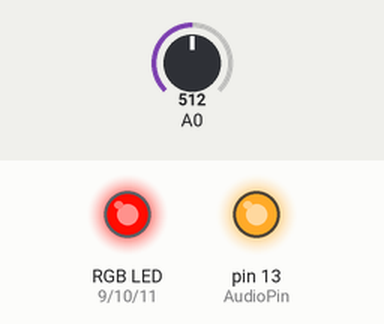
Simulated run of this sketch. Board: Arduino Uno, built with avr-gcc and run on an emulated ATmega328P. Shown: an RGB LED mixed from three pins (HIGH = lit), output pins drawn as LEDs (lit = HIGH). The inputs (shaded band) are chosen by the test bench; at power-on: A0 = 512.

Above: at 1.2 s.
1.3 s: A0 set to 214
2.8 s: A0 set to 188
At 3.5 s:
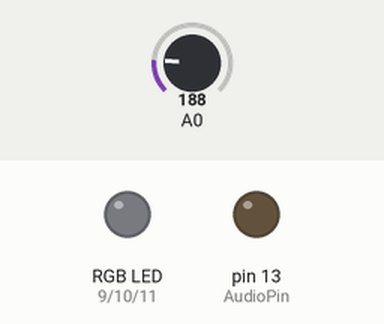
4.3 s: A0 set to 250
At 4.6 s:
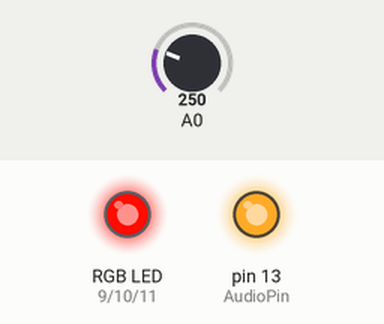
5.8 s: A0 set to 170
At 6.1 s:
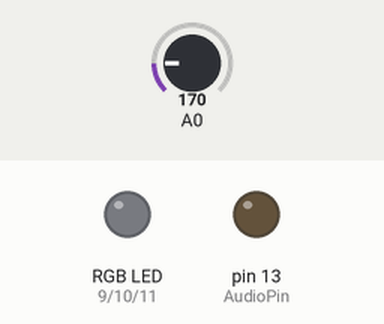
Timing chart, 0 to 8.3 s (numbered marks = the images above; inputs shaded):
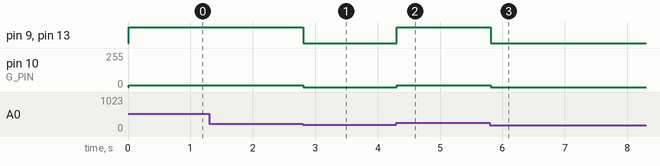

The sketch:

RGB_LED_BHVNfeb19.ino
```cpp
int R_PIN = 9;
int G_PIN = 10;
int B_PIN = 11;

float Volt = 0;
float VoltMemory = 0;
float VoltMemoryWeight = 77;
float Threshold = 1;
int AudioPin = 13;

float period = 5000.0; // in millis


// the setup function runs once when you press reset or power the board
void setup() {
  // initialize digital pin LED_BUILTIN as an output.
  pinMode(R_PIN, OUTPUT);
  pinMode(G_PIN, OUTPUT);
  pinMode(B_PIN, OUTPUT);
  pinMode(13, OUTPUT);
  Serial.begin(9600);
}


// the loop function runs over and over again forever
void loop() {

  float sensorValue = analogRead(A0);
  float volts = 5 * sensorValue / 1023.0;
  VoltMemory = (VoltMemoryWeight * VoltMemory + volts) / (1 + VoltMemoryWeight);

  if (VoltMemory > Threshold) {
    analogWrite(R_PIN, 255);
    analogWrite(G_PIN, 12);
    analogWrite(B_PIN, 0);
    digitalWrite(13, HIGH);
  }
  else {
    analogWrite(R_PIN, 0);
    analogWrite(G_PIN, 0);
    analogWrite(B_PIN, 0);
    digitalWrite(13, LOW);
  }

  //  float hue;
  //  hue = 360.0*((millis()%int(period))/period);
  //  //hue = 100;
  //  analogWrite(R_PIN, HSVtoRGB('R', hue));  //analogWrite values from 0 to 255
  //  analogWrite(G_PIN, HSVtoRGB('G', hue));  //analogWrite values from 0 to 255
  //  analogWrite(B_PIN, HSVtoRGB('B', hue));  //analogWrite values from 0 to 255
}


int HSVtoRGB(char led_color, float H) {
  float phase;
  if (led_color == 'G') phase = 0.0;
  else {
    if (led_color == 'B') phase = 360.0 - 120.0;
    else {
      if (led_color == 'R') phase = 360.0 - 240.0;
      else {
        Serial.println("Error, no RGB char detected");
        return (0);
      }
    }
  }

  float alpha = fmod(H + phase, 360.0);
  if (alpha < 60) return ((255.0 * (alpha / 60.0)) + 0.5);
  else {
    if (alpha < 180) return (255);
    else {
      if (alpha < 240) return (255 - (255.0 * (alpha - 180) / 60.0) + 0.5);
      else {
        if (alpha < 360.001) return 0;
      }
    }
  }
}


int Sine_HSVtoRGB(char led_color, float H) {
  float phase;
  if (led_color == 'G') phase = 0.0;
  else {
    if (led_color == 'B') phase = 360.0 - 120.0;
    else {
      if (led_color == 'R') phase = 360.0 - 240.0;
      else {
        Serial.println("Error, no RGB char detected");
        return (0);
      }
    }
  }

  float alpha = fmod(H + phase, 360.0);
  return 0.5 + 255.0 * (0.5 + 0.5 * sin(-PI / 2 + 2 * PI * alpha / 360.0));
}
```

Measured:
- the behaviour switches between 205 and 204 on A0 (found by bisection; images 0 and 1)
- after the input at 1.3 s, every drawn part: stays the same
- after the input at 2.8 s, pin 9 (R_PIN), pin 13 (AudioPin): HIGH → LOW at once; pin 10 (G_PIN): 12/255 → 0/255 at once
- after the input at 4.3 s, pin 9 (R_PIN), pin 13 (AudioPin): LOW → HIGH at once; pin 10 (G_PIN): 0/255 → 12/255 at once
- after the input at 5.8 s, pin 9 (R_PIN), pin 13 (AudioPin): HIGH → LOW at once; pin 10 (G_PIN): 12/255 → 0/255 at once
